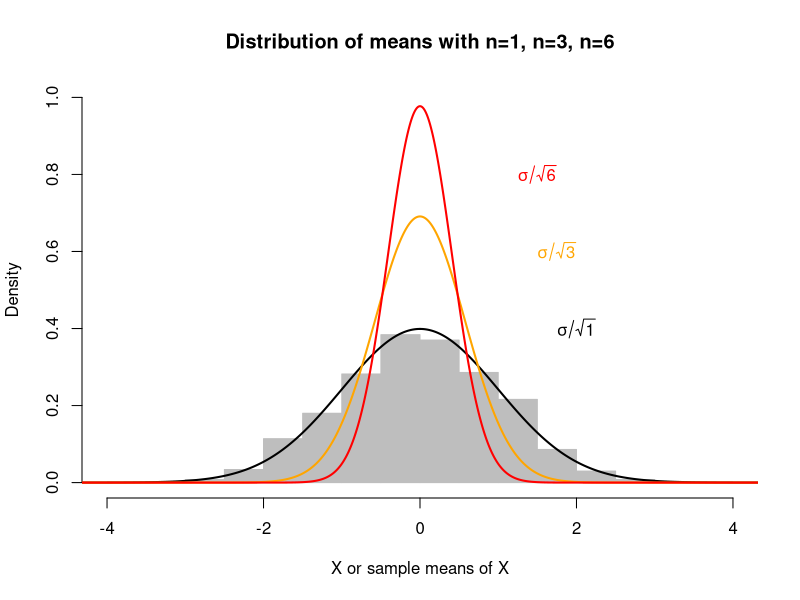
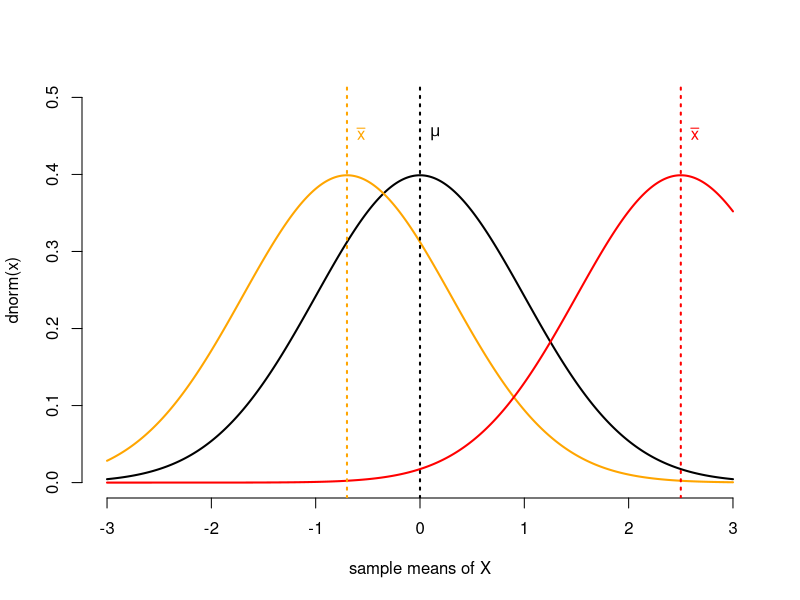
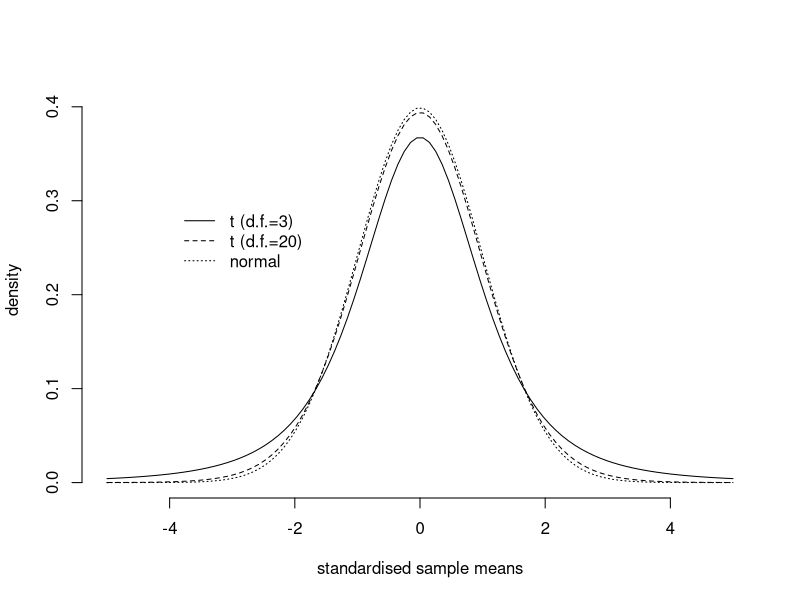
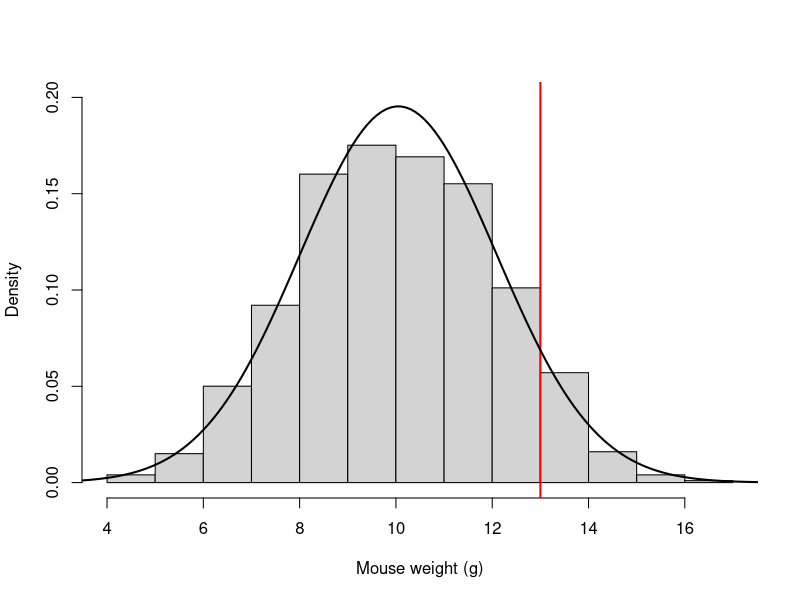
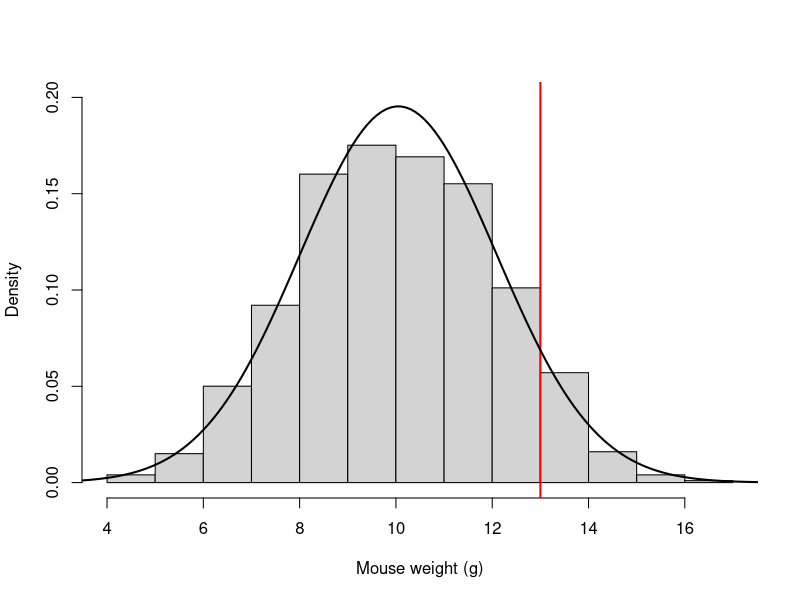
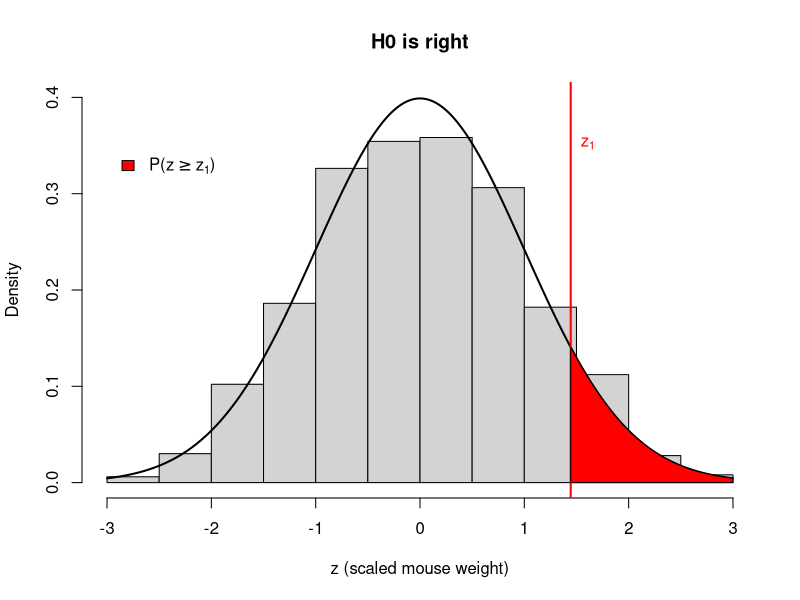
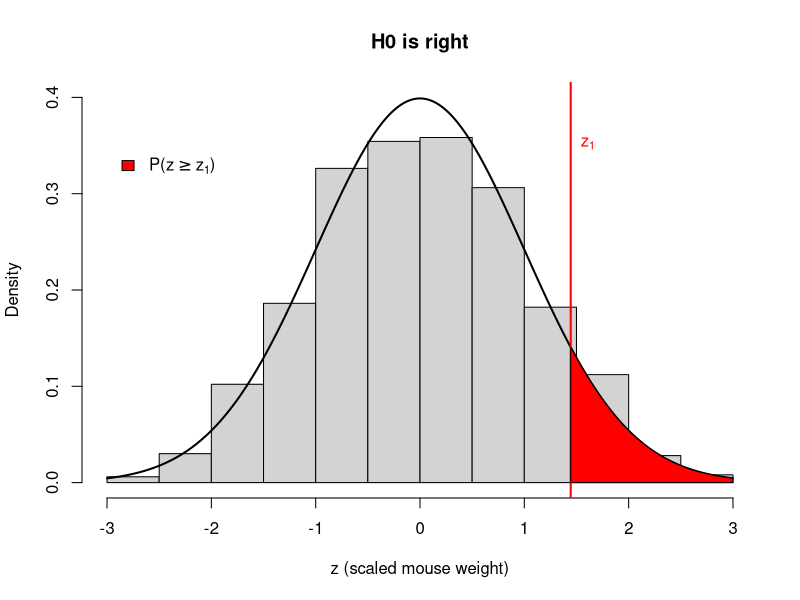
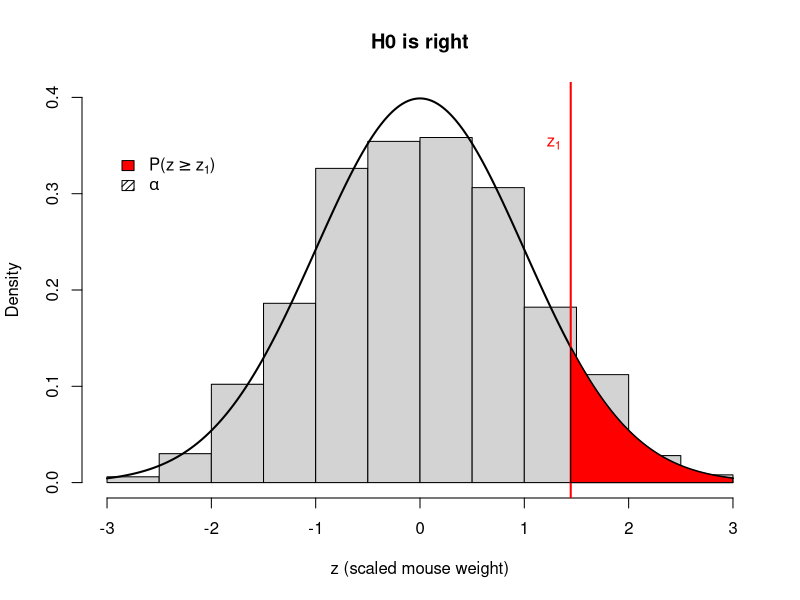

The R source for these figures, in order:
## ---- chunk 1
knitr::opts_chunk$set(fig.width=5.5, fig.height=5.5, fig.align="center",
					  error = TRUE, collapse = TRUE, comment = "##", dev="png")
library(RColorBrewer)
cols = brewer.pal(8, "Set1")

## to use tables
library(knitr)
library(kableExtra)
## ---- chunk 2
x<-seq(-10,10,by=0.01)
hist(rnorm(1000),freq=FALSE,col="grey",border="grey",ylim=c(0,1),main="Distribution of means with n=1, n=3, n=6",xlab="X or sample means of X",xlim=c(-4,4))
lines(x,dnorm(x),col="black",lwd=2)
lines(x,dnorm(x,sd=1/sqrt(3)),col="orange",lwd=2)
lines(x,dnorm(x,sd=1/sqrt(6)),col="red",lwd=2)
text(1.5,0.8,expression(symbol(sigma)/sqrt(6)),col="red")
text(1.75,0.6,expression(symbol(sigma)/sqrt(3)),col="orange")
text(2,0.4,expression(symbol(sigma)/sqrt(1)))
## ---- chunk 3
x<-seq(-3,3,by=0.01)
plot(x,dnorm(x),col="black",bty="n",type="l",lwd=2,xlab="sample means of X",ylim=c(0,.5))
lines(x,dnorm(x,mean=-.7),col="orange",lwd=2)
lines(x,dnorm(x,mean=2.5),col="red",lwd=2)
abline(v=c(0,-.7,2.5),lwd=2,col=c("black","orange","red"),lty=3)
text(c(0,-.7,2.5),0.45,c(expression(symbol(mu)),expression(bar(x)),expression(bar(x))),col=c("black","orange","red"),pos=4)
## ---- chunk 4
plot(seq(-5,5,length.out=100),dt(seq(-5,5,length.out=100),df=3),bty="n",ylim=c(0,.41),xlab="standardised sample means", ylab="density",type="l")
lines(seq(-5,5,length.out=100),dt(seq(-5,5,length.out=100),df=20),lt=2)
lines(seq(-5,5,length.out=100),dnorm(seq(-5,5,length.out=100)),lt=3)
legend(-4,0.3,legend=c("t (d.f.=3)","t (d.f.=20)","normal"),lty=c(1,2,3),bty="n")
## ---- chunk 5

data = read.table("data/Glaciers.txt", header=TRUE)
# radiocarbon in dissolved organic carbon from glacier ice samples 
d14C = data$delta14C.permil

# Give mean and confidence interval with alpha=0.05 #
(m = mean(d14C))
(s = sd(d14C))
(n = length(d14C))
alpha = 0.05
accuracy = 1-alpha

(t = qt(p = 1 - alpha/2, df = n-1)) # two-sided, P goes 50/50 to both tails
(aprec = t*s/sqrt(n))
aprec # absolute precision = half the CI width
(rprec = aprec/m*100) # relative precision

# confidence limits
c(lower = m - aprec, upper = m + aprec)
## ---- chunk 6
# Regard data as pilot study
# Set accuracy and rprec as needed
accuracy = .95 # <90-95 % is questionable
rprec = 0.10 # assume more (or less) precise estimate is needed

alpha = 1-accuracy

n = 2   # left side of formula, low n as starting value
t = qt(1 - alpha/2, n-1)  
(rhs = (t * s/(rprec * m))^2)  # right side of formula

# right side minus left side, you want this to be close to zero, 
# when diff falls below zero - then enough sampling effort 
diff = rhs - n

while(diff >= 0) {
	n = n + 1
	t = qt(1 - alpha/2, n - 1)
	diff = ((t * s/(rprec * m))^2) - n
}
n # -> this is the needed sample size (minimum) to achieve the desired precision and accuracy
## ---- chunk 7
data = read.table("data/IslandMice.txt", header=TRUE)
x = data$weight
hist(x, xlab = "Mouse weight (g)", freq = F, ylim = c(0, 0.2), main = "")
x1 = 13 # Drifting mouse (x1)
abline(v = x1, col = "red", lwd = 2)

mu = mean(x) # population mean of island mice
n = length(x) # population size
sigma = sqrt(sum((x - mu)^2)/n) # population sd (sigma)
# remember sd(x) assumes x is a sample, use n-1 in denominator

## add a normal density curve
x_curve = seq(0, 20, by = 0.1)
y_curve = dnorm(x_curve, mean = mu, sd = sigma)
lines(x_curve, y_curve, lwd = 2)
## ---- chunk 8
data = read.table("data/IslandMice.txt", header=TRUE)
x = data$weight
hist(x, xlab = "Mouse weight (g)", freq = F, ylim = c(0, 0.2), main = "")
x1 = 13 # Drifting mouse (x1)
abline(v = x1, col = "red", lwd = 2)

mu = mean(x) # population mean of island mice
n = length(x) # population size
sigma = sqrt(sum((x - mu)^2)/n) # population sd (sigma)
# remember sd(x) assumes x is a sample, use n-1 in denominator

## add a normal density curve
x_curve = seq(0, 20, by = 0.1)
y_curve = dnorm(x_curve, mean = mu, sd = sigma)
lines(x_curve, y_curve, lwd = 2)
## ---- chunk 9
hist(scale(x),xlab='z (scaled mouse weight)',freq=F,ylim=c(0,.4),main='H0 is right')
lines(seq(-3,3,by=.01),dnorm(seq(-3,3,by=.01)),lwd=2)
z1<-(x1-mu)/sigma
abline(v=z1,col='red',lwd=2)
polygon(c(z1,seq(z1,3,by=.01),3),c(0,dnorm(seq(z1,3,by=.01)),0),col='red')
text(z1,0.35,expression("z"[1]),pos=4,col="red")
legend(-3,0.35,legend=expression("P(z">="z"[1]*")"),fill=c("red"),bty="n")
## ---- chunk 10
hist(scale(x),xlab='z (scaled mouse weight)',freq=F,ylim=c(0,.4),main='H0 is right')
lines(seq(-3,3,by=.01),dnorm(seq(-3,3,by=.01)),lwd=2)
z1<-(x1-mu)/sigma
abline(v=z1,col='red',lwd=2)
polygon(c(z1,seq(z1,3,by=.01),3),c(0,dnorm(seq(z1,3,by=.01)),0),col='red')
text(z1,0.35,expression("z"[1]),pos=4,col="red")
legend(-3,0.35,legend=expression("P(z">="z"[1]*")"),fill=c("red"),bty="n")
## ---- chunk 11
hist(scale(x),xlab="z (scaled mouse weight)",freq=F,ylim=c(0,.4),main="H0 is right")
lines(seq(-3,3,by=.01),dnorm(seq(-3,3,by=.01)),lwd=2)
z1<-(x1-mu)/sigma
abline(v=z1,col="red",lwd=2)
polygon(c(z1,seq(z1,3,by=.01),3),c(0,dnorm(seq(z1,3,by=.01)),0),col="red")
#text(0.75,0.1,"z1"); arrows(0.85,0.1,z1-0.1,0.01)
text(z1,0.35,expression("z"[1]),pos=2,col="red")
legend(-3,0.35,legend=c(expression("P(z">="z"[1]*")"),expression(symbol(alpha))),fill=c("red","black"),density=c(NA,20),angle=c(0,045),bty="n")
## ---- chunk 12
hist(scale(x),xlab="z (scaled mouse weight)",freq=F,ylim=c(0,.4),main="H0 is right")
lines(seq(-3,3,by=.01),dnorm(seq(-3,3,by=.01)),lwd=2)
z1<-(x1-mu)/sigma
abline(v=z1,col="red",lwd=2)
polygon(c(z1,seq(z1,3,by=.01),3),c(0,dnorm(seq(z1,3,by=.01)),0),col="red")
#text(0.75,0.1,"z1"); arrows(0.85,0.1,z1-0.1,0.01)
text(z1,0.35,expression("z"[1]),pos=2,col="red")
legend(-3,0.35,legend=c(expression("P(z">="z"[1]*")"),expression(symbol(alpha))),fill=c("red","black"),density=c(NA,20),angle=c(0,045),bty="n")
## ---- chunk 13
# z-score for our drifter
(z1 = (x1 - mu)/sigma)

# Probability to find a mouse as heavy or 
# heavier than x1 in the island population
# first on the standardized (z-) scale
(p = 1 - pnorm(z1, mean = 0, sd = 1))
# and again on the original scale
(1 - pnorm(x1, mean = mu, sd = sigma))
## ---- chunk 14
tab = matrix(c("", "Decision", "accept H$_0$", "reject H$_0$", 
			   "Reality", "H$_0$ true", "correct decision", "type I error (α)", 
			   "", "H$_0$ false", "type II error (β)", "correct decision"), ncol = 3)
ktab = column_spec(kable(tab), 1, border_right = TRUE, bold = TRUE)
ktab = row_spec(ktab, 1:2, bold = TRUE)
ktab = row_spec(ktab, 2, extra_css = "border-bottom: solid")
ktab
## ---- chunk 15
ktab
## ---- chunk 16
ktab
## ---- chunk 17
zcrit<-qnorm(0.95)
hist(scale(x),xlab="z (scaled mouse weight)",freq=F,ylim=c(0,.4),main="")
lines(seq(-3,3,by=.01),dnorm(seq(-3,3,by=.01)),lwd=2)
z2<-(13.8-mu)/sigma
abline(v=z2,col="red",lwd=2)
polygon(c(z2,seq(z2,3,by=.01),3),c(0,dnorm(seq(z2,3,by=.01)),0),col="red")
abline(v=zcrit,col="black",lwd=2,lty=2)
polygon(c(zcrit,seq(zcrit,3,by=.01),3),c(0,dnorm(seq(zcrit,3,by=.01)),0),col="black",density=20,angle=45)
text(z2,0.35,expression("z"[1]),pos=4,col="red")
text(zcrit,0.35,expression("z"["crit"]),pos=2)
legend(-3,0.35,legend=c(expression("P(z">="z"[1]*")"),expression(symbol(alpha))),fill=c("red","black"),density=c(NA,20),angle=c(0,045),bty="n")
## ---- chunk 18
ktab
## ---- chunk 19
hist(scale(x),xlab="z (scaled mouse weight)",freq=F,ylim=c(0,.4),main="")
lines(seq(-3,3,by=.01),dnorm(seq(-3,3,by=.01)),lwd=2)
z1<-(x1-mu)/sigma
abline(v=z1,col="red",lwd=2)
polygon(c(z1,seq(z1,3,by=.01),3),c(0,dnorm(seq(z1,3,by=.01)),0),col="red")
zcrit<-qnorm(0.95)
abline(v=zcrit,col="black",lwd=2,lty=2)
polygon(c(zcrit,seq(zcrit,3,by=.01),3),c(0,dnorm(seq(zcrit,3,by=.01)),0),col="black",density=20,angle=45)
text(z1,0.35,expression("z"[1]),pos=2,col="red")
text(zcrit,0.35,expression("z"["crit"]),pos=4)
legend(-3,0.35,legend=c(expression("P(z">="z"[1]*")"),expression(symbol(alpha))),fill=c("red","black"),density=c(NA,20),angle=c(0,045),bty="n")
## ---- chunk 20
hist(x,xlab="Mouse weight",freq=F,main="",ylim=c(0,.22),xlim=c(02,22),border="white")
xcrit<-mu+qnorm(0.95)*sigma
data_main<-read.table("data/MainlandMice.txt",header=TRUE); y<-data_main$weight
mu_main<-mean(y)
polygon(c(xcrit,seq(xcrit,25,by=.01),25),c(0,dnorm(seq(xcrit,25,by=.01),mean=mu_main,sd=sigma),0),col="yellow")
polygon(c(xcrit,seq(xcrit,0,by=-.01),0),c(0,dnorm(seq(xcrit,0,by=-.01),mean=mu_main,sd=sigma),0),col="orange")
polygon(c(xcrit,seq(xcrit,25,by=.01),25),c(0,dnorm(seq(xcrit,25,by=.01),mean=mu,sd=sigma),0),col="black",density=20,angle=45)
lines(seq(-5,20,by=.1),dnorm(seq(-5,20,by=.1),mean=mu,sd=sigma),lwd=2)
lines(seq(-5,25,by=.1),dnorm(seq(-5,25,by=.1),mean=mu_main,sd=sigma),lwd=2)
abline(v=xcrit,col="black",lwd=2,lty=2)
text(5,0.15,"H0 is right"); text(20,0.15,"HA is right")
text(xcrit,0.20,expression("x"["crit"]),pos=4)
legend(2,0.1,legend=c(expression(symbol(alpha)),expression(symbol(beta)),"power"),fill=c("black","orange","yellow"),density=c(20,NA,NA),angle=c(45,0,0),bty="n")
## ---- chunk 21
# Read file of mainland mice
data_main = read.table("data/MainlandMice.txt", header=TRUE)
(mu_main = mean(data_main$weight))
c(sd(y), sigma) # sd of mainland mice is ~identical to island mice

# critical value on original scale
(x_crit = qnorm(0.95, mu, sigma)) 

# Type II error rate (orange)
# Probability to find a mouse lighter than xcrit
# under the assumption that HA is right
# (i.e., the mouse comes from the mainland)
(beta = pnorm(x_crit, mu_main, sigma))

# Power is just 1 - beta
(1 - beta)
## ---- chunk 22
par(mfrow = c(2,1), oma = c(0, 0, 0, 0), mar = c(4, 4, 0, 0))
hist(x,xlab="",freq=F,main="",ylim=c(0,.22),xlim=c(02,22),border="white")
polygon(c(xcrit,seq(xcrit,25,by=.01),25),c(0,dnorm(seq(xcrit,25,by=.01),mean=mu_main,sd=sigma),0),col="yellow")
polygon(c(xcrit,seq(xcrit,0,by=-.01),0),c(0,dnorm(seq(xcrit,0,by=-.01),mean=mu_main,sd=sigma),0),col="orange")
polygon(c(xcrit,seq(xcrit,25,by=.01),25),c(0,dnorm(seq(xcrit,25,by=.01),mean=mu,sd=sigma),0),col="black",density=20,angle=45)
lines(seq(-5,20,by=.1),dnorm(seq(-5,20,by=.1),mean=mu,sd=sigma),lwd=2)
lines(seq(-5,25,by=.1),dnorm(seq(-5,25,by=.1),mean=mu_main,sd=sigma),lwd=2)
abline(v=xcrit,col="black",lwd=2,lty=2)
text(5,0.15,"H0 is right"); text(20,0.15,"HA is right")
text(xcrit,0.20,expression("x"["crit"]),pos=4)
legend(2,0.1,legend=c(expression(symbol(alpha)*"=0.05"),expression(symbol(beta)),"power"),fill=c("black","orange","yellow"),density=c(20,NA,NA),angle=c(45,0,0),bty="n")

hist(x,xlab="Mouse weight",freq=F,main="",ylim=c(0,.22),xlim=c(02,22),border="white")
xcrit<-mu+qnorm(0.99)*sigma
polygon(c(xcrit,seq(xcrit,25,by=.01),25),c(0,dnorm(seq(xcrit,25,by=.01),mean=mu_main,sd=sigma),0),col="yellow")
polygon(c(xcrit,seq(xcrit,0,by=-.01),0),c(0,dnorm(seq(xcrit,0,by=-.01),mean=mu_main,sd=sigma),0),col="orange")
polygon(c(xcrit,seq(xcrit,25,by=.01),25),c(0,dnorm(seq(xcrit,25,by=.01),mean=mu,sd=sigma),0),col="black",density=20,angle=45)
lines(seq(-5,20,by=.1),dnorm(seq(-5,20,by=.1),mean=mu,sd=sigma),lwd=2)
lines(seq(-5,25,by=.1),dnorm(seq(-5,25,by=.1),mean=mu_main,sd=sigma),lwd=2)
abline(v=xcrit,col="black",lwd=2,lty=2)
text(5,0.15,"H0 is right"); text(20,0.15,"HA is right")
text(xcrit,0.20,expression("x"["crit"]),pos=4)
legend(2,0.1,legend=c(expression(symbol(alpha)*"=0.01"),expression(symbol(beta)),"power"),fill=c("black","orange","yellow"),density=c(20,NA,NA),angle=c(45,0,0),bty="n")
## ---- chunk 23
par(mfrow = c(2,1), oma = c(0, 0, 0, 0), mar = c(4, 4, 2, 0))
xcrit<-mu+qnorm(0.95)*sigma
hist(x,xlab="",freq=F,ylim=c(0,.22),xlim=c(02,22),border="white",main="1 mouse on log")
polygon(c(xcrit,seq(xcrit,25,by=.01),25),c(0,dnorm(seq(xcrit,25,by=.01),mean=mu_main,sd=sigma),0),col="yellow")
polygon(c(xcrit,seq(xcrit,0,by=-.01),0),c(0,dnorm(seq(xcrit,0,by=-.01),mean=mu_main,sd=sigma),0),col="orange")
polygon(c(xcrit,seq(xcrit,25,by=.01),25),c(0,dnorm(seq(xcrit,25,by=.01),mean=mu,sd=sigma),0),col="black",density=20,angle=45)
abline(v=x1,col="red",lwd=2)
lines(seq(-5,20,by=.1),dnorm(seq(-5,20,by=.1),mean=mu,sd=sigma),lwd=2)
lines(seq(-5,25,by=.1),dnorm(seq(-5,25,by=.1),mean=mu_main,sd=sigma),lwd=2)
abline(v=xcrit,col="black",lwd=2,lty=2)
text(5,0.15,"H0 is right"); text(20,0.15,"HA is right")
text(x1,0.20,expression("x"[1]),col="red",pos=2); text(xcrit,0.20,expression("x"["crit"]),pos=4)
legend(2,0.1,legend=c(expression(symbol(alpha)*"=0.05"),expression(symbol(beta)),"power"),fill=c("black","orange","yellow"),density=c(20,NA,NA),angle=c(45,0,0),bty="n")

hist(x,xlab="Mouse weight",freq=F,ylim=c(0,.35),xlim=c(02,22),border="white", main="3 mice on log")
xcrit<-mu+qnorm(0.99)*sigma/sqrt(3)
polygon(c(xcrit,seq(xcrit,25,by=.01),25),c(0,dnorm(seq(xcrit,25,by=.01),mean=mu_main,sd=sigma/sqrt(3)),0),col="yellow")
polygon(c(xcrit,seq(xcrit,0,by=-.01),0),c(0,dnorm(seq(xcrit,0,by=-.01),mean=mu_main,sd=sigma/sqrt(3)),0),col="orange")
polygon(c(xcrit,seq(xcrit,25,by=.01),25),c(0,dnorm(seq(xcrit,25,by=.01),mean=mu,sd=sigma/sqrt(3)),0),col="black",density=20,angle=45)
abline(v=x1,col="red",lwd=2)
lines(seq(-5,20,by=.1),dnorm(seq(-5,20,by=.1),mean=mu,sd=sigma/sqrt(3)),lwd=2)
lines(seq(-5,25,by=.1),dnorm(seq(-5,25,by=.1),mean=mu_main,sd=sigma/sqrt(3)),lwd=2)
abline(v=xcrit,col="black",lwd=2,lty=2)
text(5,0.30,"H0 is right"); text(20,0.30,"HA is right")
text(x1,0.35,expression(bar(x)),col="red",pos=4); text(xcrit,0.35,expression(bar(x)["crit"]),pos=2)
legend(2,0.20,legend=c(expression(symbol(alpha)*"=0.01"),expression(symbol(beta)),"power"),fill=c("black","orange","yellow"),density=c(20,NA,NA),angle=c(45,0,0),bty="n")
## ---- chunk 24
par(mfrow = c(2,1), oma = c(0, 0, 0, 0), mar = c(4, 4, 2, 0))
xcrit<-mu+qnorm(0.95)*sigma
hist(x,xlab="",freq=F,ylim=c(0,.22),xlim=c(02,22),border="white",main="1 mouse on log")
polygon(c(xcrit,seq(xcrit,25,by=.01),25),c(0,dnorm(seq(xcrit,25,by=.01),mean=mu_main,sd=sigma),0),col="yellow")
polygon(c(xcrit,seq(xcrit,0,by=-.01),0),c(0,dnorm(seq(xcrit,0,by=-.01),mean=mu_main,sd=sigma),0),col="orange")
polygon(c(xcrit,seq(xcrit,25,by=.01),25),c(0,dnorm(seq(xcrit,25,by=.01),mean=mu,sd=sigma),0),col="black",density=20,angle=45)
abline(v=x1,col="red",lwd=2)
lines(seq(-5,20,by=.1),dnorm(seq(-5,20,by=.1),mean=mu,sd=sigma),lwd=2)
lines(seq(-5,25,by=.1),dnorm(seq(-5,25,by=.1),mean=mu_main,sd=sigma),lwd=2)
abline(v=xcrit,col="black",lwd=2,lty=2)
text(5,0.15,"H0 is right"); text(20,0.15,"HA is right")
text(x1,0.20,expression("x"[1]),col="red",pos=2); text(xcrit,0.20,expression("x"["crit"]),pos=4)
legend(2,0.1,legend=c(expression(symbol(alpha)*"=0.05"),expression(symbol(beta)),"power"),fill=c("black","orange","yellow"),density=c(20,NA,NA),angle=c(45,0,0),bty="n")

hist(x,xlab="Mouse weight",freq=F,ylim=c(0,.35),xlim=c(02,22),border="white", main="3 mice on log")
xcrit<-mu+qnorm(0.99)*sigma/sqrt(3)
polygon(c(xcrit,seq(xcrit,25,by=.01),25),c(0,dnorm(seq(xcrit,25,by=.01),mean=mu_main,sd=sigma/sqrt(3)),0),col="yellow")
polygon(c(xcrit,seq(xcrit,0,by=-.01),0),c(0,dnorm(seq(xcrit,0,by=-.01),mean=mu_main,sd=sigma/sqrt(3)),0),col="orange")
polygon(c(xcrit,seq(xcrit,25,by=.01),25),c(0,dnorm(seq(xcrit,25,by=.01),mean=mu,sd=sigma/sqrt(3)),0),col="black",density=20,angle=45)
abline(v=x1,col="red",lwd=2)
lines(seq(-5,20,by=.1),dnorm(seq(-5,20,by=.1),mean=mu,sd=sigma/sqrt(3)),lwd=2)
lines(seq(-5,25,by=.1),dnorm(seq(-5,25,by=.1),mean=mu_main,sd=sigma/sqrt(3)),lwd=2)
abline(v=xcrit,col="black",lwd=2,lty=2)
text(5,0.30,"H0 is right"); text(20,0.30,"HA is right")
text(x1,0.35,expression(bar(x)),col="red",pos=4); text(xcrit,0.35,expression(bar(x)["crit"]),pos=2)
legend(2,0.20,legend=c(expression(symbol(alpha)*"=0.01"),expression(symbol(beta)),"power"),fill=c("black","orange","yellow"),density=c(20,NA,NA),angle=c(45,0,0),bty="n")
## ---- chunk 25
# Sample of 3 mice: do they belong to the island population?
x_sample = c(12.09, 15.48, 11.76)
(xbar = mean(x_sample))
(SEM = sigma/sqrt(length(x_sample)))

# Standardised weight of the sample mean
# assuming it belongs to a "population of island means"
(z_sample = (xbar - mu)/SEM)

# Probability to find a mean at least as great as (or greater than)
# the sample mean (of 3 drifting mice) in the population of island means
(p = 1 - pnorm(z_sample, 0,1))
# equivalent to:
(p = 1 - pnorm(xbar, mean = mu, sd = SEM))

# Power (1 - beta)
1 - pnorm(x_crit, mean = mu_main, sd = SEM)
## ---- chunk 26
# Body temperature of crabs
data = read.table("data/Crabs.txt", header=TRUE)
x = data$body_temp

# null hypothesis: body temp is equal to air temp
# HA: body temp is greater (metabolic heat)
# one-sided test!
air_temp = 24.3

(xbar = mean(x))
(s = sd(x))
n = length(x)
(SEM = s/sqrt(n))

(t = (xbar - air_temp)/SEM)
(t_crit = qt(p = 0.95, df= n - 1))
(p = 1 - pt(t, n - 1))

## ---- chunk 27
hist(x, main = "", xlab = "body temperature", freq = FALSE, breaks = 7, ylim = c(0, 0.35))
abline(v = air_temp, col = 'blue')
text(air_temp, 0.3, "H0 mean: Air temp", col = 'blue', pos = 2, cex = 0.8)
abline(v = xbar, col = 'red')
text(xbar, 0.3, expression(bar(x)), col = 'red', pos = 4, cex = 0.8)
## ---- chunk 28
# Maybe simpler:
# note default alternative="two.sided"
t.test(x, mu = air_temp, alternative = "greater") 

## ---- chunk 29
hist(x, main = "", xlab = "body temperature", freq = FALSE, breaks = 7, ylim = c(0, 0.35))
abline(v = air_temp, col = 'blue')
text(air_temp, 0.3, "H0 mean: Air temp", col = 'blue', pos = 2, cex = 0.8)
abline(v = xbar, col = 'red')
text(xbar, 0.3, expression(bar(x)), col = 'red', pos = 4, cex = 0.8)
## ---- chunk 30
# confidence interval: 2-sided critical t-value
t_quantile = qt(1 - 0.05/2, df = n - 1)

# re-scale to the original measurement scale
precision = t_quantile * SEM

(interval = xbar + c(-precision, precision))
# Air temperature is outside of this interval!
## ---- chunk 31
hist(x, main = "", xlab = "body temperature", freq = FALSE, breaks = 7, ylim = c(0, 0.35))
abline(v = air_temp, col = 'blue')
text(air_temp, 0.3, "H0 mean: Air temp", col = 'blue', pos = 2, cex = 0.8)
abline(v = xbar, col = 'red')
text(xbar, 0.3, expression(bar(x)), col = 'red', pos = 4, cex = 0.8)
abline(v = interval, lty = 2, col = 'red')
## ---- chunk 32
set.seed(100)
norm_dat = rnorm(1000)
lnorm_dat = rlnorm(1000)
par(mfrow = c(2, 1), mar = c(4,4,0,0))
hist(norm_dat, main = "", xlab = "x", freq = FALSE, ylim = c(0, 0.4), xlim = c(-3, 3))
x_line = seq(-5, 25, length.out = 1000)
lines(x_line, dnorm(x_line, mean(norm_dat), sd(norm_dat)), col = 'red')
hist(lnorm_dat, main = "", xlab = "x", freq = FALSE, ylim = c(0, 0.5), xlim = c(-3, 15), breaks = 25)
lines(x_line, dnorm(x_line, mean(lnorm_dat), sd(lnorm_dat)), col = 'red')
## ---- chunk 33
par(mfrow = c(2, 1), mar = c(4,4,0,0))
hist(norm_dat, main = "", xlab = "x", freq = FALSE, ylim = c(0, 0.4), xlim = c(-3, 3))
abline(v = c(mean(norm_dat), median(norm_dat)), lty=2)
lines(x_line, dnorm(x_line, mean(norm_dat), sd(norm_dat)), col = 'red')
hist(lnorm_dat, main = "", xlab = "x", freq = FALSE, ylim = c(0, 0.5), xlim = c(-3, 15), breaks = 25)
lines(x_line, dnorm(x_line, mean(lnorm_dat), sd(lnorm_dat)), col = 'red')
abline(v = c(mean(lnorm_dat), median(lnorm_dat)), lty=2)
## ---- chunk 34
lk_dat = rt(1000, 5)
dat = data.frame(x = c(norm_dat, lnorm_dat, lk_dat),
				 type = rep(c("normal", "right skew", "leptokurtic"), each = 1000))
library(ggplot2)
ggplot(dat) + geom_boxplot(aes(y=x, fill=type))

## ---- chunk 35
par(mfrow = c(2,2), mar = c(4, 4, 1, 0), bty='n', pch = 16, cex = 0.7)
qqnorm(norm_dat, xlab = "", main = "normal")
qqline(norm_dat)
qqnorm(lnorm_dat, xlab = "", main = "right skew")
qqline(lnorm_dat)
qqnorm(lk_dat, main = "leptokurtic", xlim = c(-6,6), ylim=c(-6,6))
qqline(lk_dat)

## ---- chunk 36
x<-seq(0,5,by=.01)
plot(x,df(x,df1=4,df2=19),type="l",bty="n",lwd=2,ylab="Density",xlab="F-quantile")
lines(x,df(x,df1=19,df2=4),type="l",bty="n",lty=2,lwd=2)
lines(x,df(x,df1=3,df2=10),type="l",bty="n",lty=3,lwd=2)
qf<-qf(p=0.05,df1=4,df2=19,lower.tail=FALSE)
polygon(c(qf,seq(qf,5,by=0.01),5),c(0,df(seq(qf,5,by=0.01),df1=4,df2=19),0),col="red")
abline(v=qf,lty=3,lwd=2)
text(qf,0.4,bquote("F"["4,19"]*"="*.(round(qf,2))),pos=4)
legend(3.5,0.20,legend=expression(symbol(alpha)*"=0.05"),fill="red",bty="n")
legend(1,0.65,legend=c(expression("F"["4,19"]),expression("F"["19,4"]),expression("F"["3,10"])),lty=c(1:3),lwd=2,bty="n")
## ---- chunk 37
x1 = c(gandalf = 6, saruman = 4, arwen = 7, frodo = 3)
x2 = c(gandalf = 4, saruman = 3, arwen = 5, frodo = 2)
x1 - x2

t.test(x1, x2, paired = TRUE)
t.test(x1 - x2)
## ---- chunk 38
rank(c(x1, x2))

wilcox.test(x1, x2)
wilcox.test(x1, x2, paired = TRUE)
